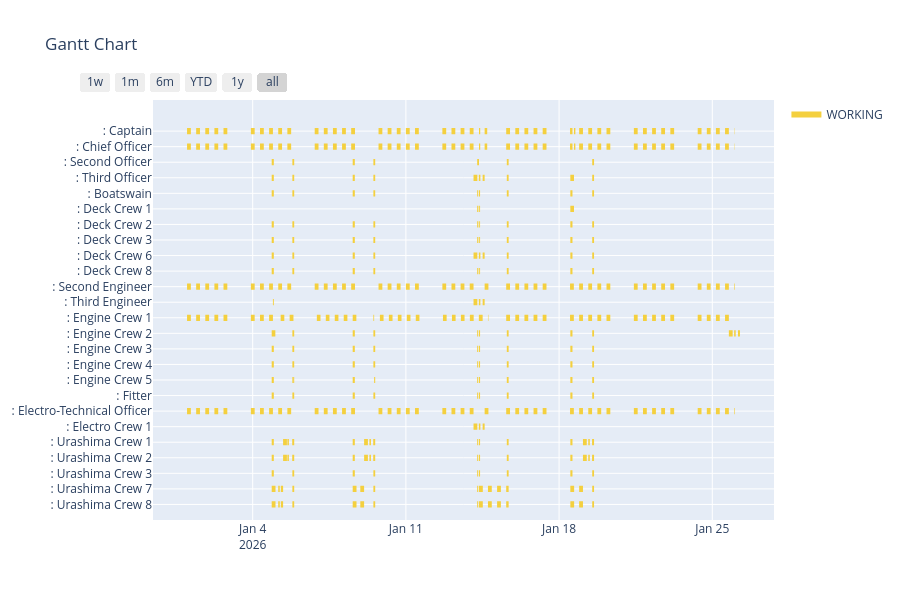

This figure's notebook cell:
### Code cell
team_id_list = [
    capt1.ID, 
    co.ID,
    so.ID,
    to.ID,
    bosun.ID,
    dc1.ID, 
    dc2.ID, 
    dc3.ID, 
    dc4.ID, 
    dc5.ID, 
    dc6.ID,
    dc7.ID,
    dc8.ID,
    dc9.ID,
    ce.ID,
    fe.ID,
    se.ID,
    te.ID,
    ec1.ID,
    ec2.ID,
    ec3.ID,
    ec4.ID,
    ec5.ID,
    fitter.ID,
    eto.ID,
    elec1.ID,
    elec2.ID,
    ur8k_crew1.ID,
    ur8k_crew2.ID,
    ur8k_crew3.ID,
    ur8k_crew4.ID,
    ur8k_crew5.ID,
    ur8k_crew6.ID,
    ur8k_crew7.ID,
    ur8k_crew8.ID,
]
team.create_gantt_plotly(project.init_datetime, project.unit_timedelta, target_id_order_list=list(team_id_list), colors="#F4D03F").show()

### Figure 1 — Plotly figure (JSON) as saved in the notebook; plotly's stock layout.template omitted (floating-point values rounded to 4 significant figures; data arrays with more than 128 entries replaced by an {"elided": "..."} marker saying what was removed)
{"data": [{"fill": "toself", "fillcolor": "rgb(244, 208, 63)", "hoverinfo": "name", "legendgroup": "rgb(244, 208, 63)", "mode": "none", "name": "WORKING", "showlegend": true, "type": "scatter", "x": {"elided": "2104 str values"}, "y": {"elided": "2104 float values"}}, {"legendgroup": "rgb(244, 208, 63)", "marker": {"color": "rgb(244, 208, 63)", "opacity": 0, "size": 1}, "mode": "markers", "name": "", "showlegend": false, "text": {"elided": "842 null values"}, "type": "scatter", "x": {"elided": "842 str values"}, "y": {"elided": "842 int values"}}], "layout": {"height": 600, "hovermode": "closest", "showlegend": true, "title": {"text": "Gantt Chart"}, "xaxis": {"rangeselector": {"buttons": [{"count": 7, "label": "1w", "step": "day", "stepmode": "backward"}, {"count": 1, "label": "1m", "step": "month", "stepmode": "backward"}, {"count": 6, "label": "6m", "step": "month", "stepmode": "backward"}, {"count": 1, "label": "YTD", "step": "year", "stepmode": "todate"}, {"count": 1, "label": "1y", "step": "year", "stepmode": "backward"}, {"step": "all"}]}, "showgrid": true, "type": "date", "zeroline": false}, "yaxis": {"autorange": false, "range": [-1, 26], "showgrid": true, "ticktext": [": Urashima Crew 8", ": Urashima Crew 7", ": Urashima Crew 3", ": Urashima Crew 2", ": Urashima Crew 1", ": Electro Crew 1", ": Electro-Technical Officer", ": Fitter", ": Engine Crew 5", ": Engine Crew 4", ": Engine Crew 3", ": Engine Crew 2", ": Engine Crew 1", ": Third Engineer", ": Second Engineer", ": Deck Crew 8", ": Deck Crew 6", ": Deck Crew 3", ": Deck Crew 2", ": Deck Crew 1", ": Boatswain", ": Third Officer", ": Second Officer", ": Chief Officer", ": Captain"], "tickvals": [0, 1, 2, 3, 4, 5, 6, 7, 8, 9, 10, 11, 12, 13, 14, 15, 16, 17, 18, 19, 20, 21, 22, 23, 24], "zeroline": false}}}
